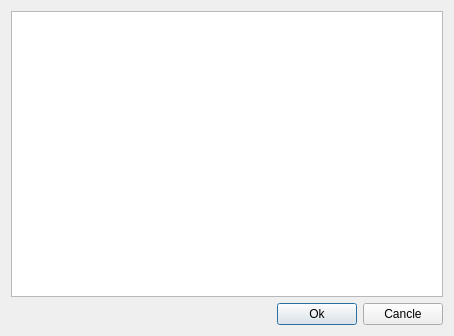
<?xml version="1.0" encoding="UTF-8"?>
<ui version="4.0">
 <class>CAddServiceDialog</class>
 <widget class="QDialog" name="CAddServiceDialog">
  <property name="geometry">
   <rect>
    <x>0</x>
    <y>0</y>
    <width>454</width>
    <height>336</height>
   </rect>
  </property>
  <property name="windowTitle">
   <string>Add service</string>
  </property>
  <layout class="QGridLayout" name="gridLayout">
   <item row="0" column="0" colspan="3">
    <widget class="QTableView" name="tableView"/>
   </item>
   <item row="1" column="0">
    <spacer name="horizontalSpacer">
     <property name="orientation">
      <enum>Qt::Horizontal</enum>
     </property>
     <property name="sizeHint" stdset="0">
      <size>
       <width>271</width>
       <height>20</height>
      </size>
     </property>
    </spacer>
   </item>
   <item row="1" column="1">
    <widget class="QPushButton" name="pushButton_ok">
     <property name="text">
      <string>Ok</string>
     </property>
    </widget>
   </item>
   <item row="1" column="2">
    <widget class="QPushButton" name="pushButton_cancel">
     <property name="text">
      <string>Cancle</string>
     </property>
    </widget>
   </item>
  </layout>
 </widget>
 <layoutdefault spacing="6" margin="11"/>
 <resources/>
 <connections/>
</ui>
